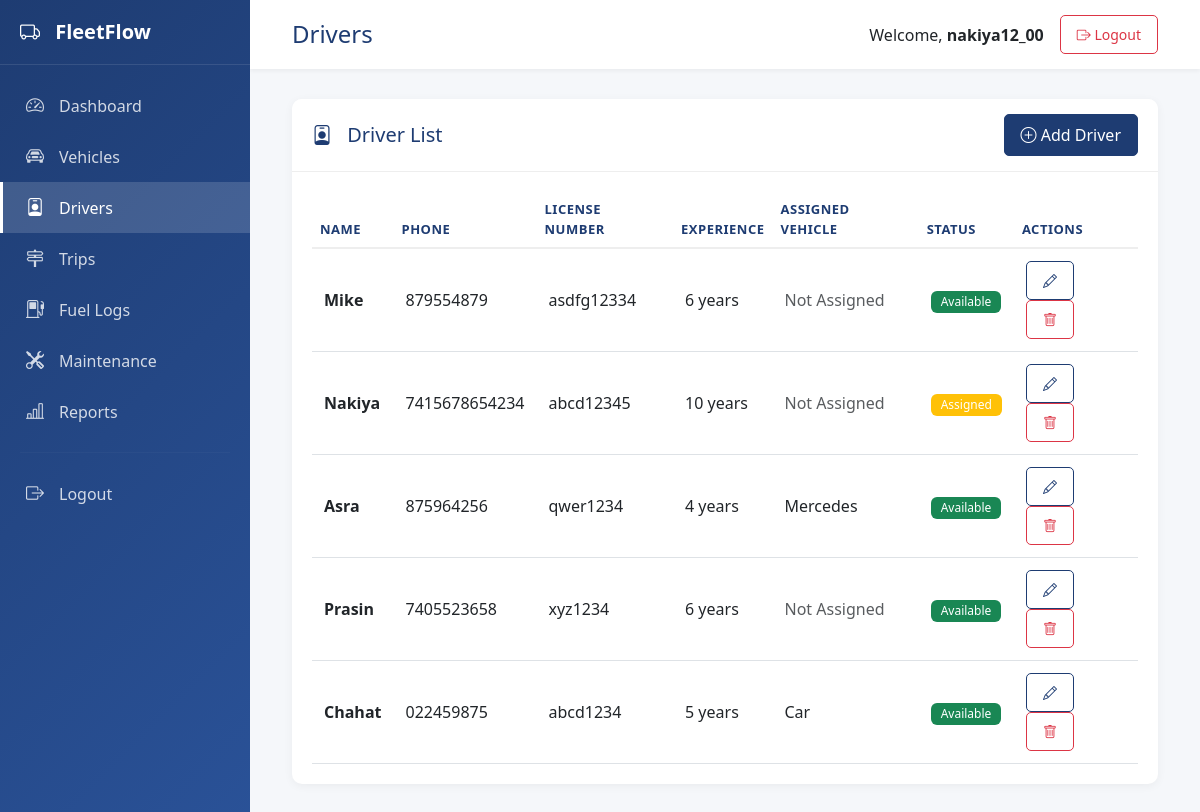
The app's page /drivers/ (signed in) with its own data.
### app1/models.py (models this page shows, shortened)
class Driver(models.Model):
    driver_name = models.CharField(max_length=200, help_text="Full name of the driver")
    phone = models.CharField(max_length=20, help_text="Phone number")
    license_number = models.CharField(max_length=50, unique=True, help_text="Driver's license number")
    experience = models.IntegerField(help_text="Years of driving experience")
    assigned_vehicle = models.OneToOneField(Vehicle, on_delete=models.SET_NULL, null=True, blank=True, related_name='driver')
    is_available = models.BooleanField(default=True)
    created_at = models.DateTimeField(auto_now_add=True)
    updated_at = models.DateTimeField(auto_now=True)
    class Meta:
        ordering = ['-created_at']
        verbose_name_plural = "Drivers"

class Vehicle(models.Model):
    VEHICLE_TYPES = [
        ('truck', 'Truck'),
        ('van', 'Van'),
        ('car', 'Car'),
        ('bus', 'Bus'),
        ('motorcycle', 'Motorcycle'),
    ]
    STATUS_CHOICES = [
        ('active', 'Active'),
        ('inactive', 'Inactive'),
        ('maintenance', 'Under Maintenance'),
    ]
    vehicle_number = models.CharField(max_length=50, unique=True, help_text="Unique vehicle identifier")
    vehicle_type = models.CharField(max_length=20, choices=VEHICLE_TYPES, default='truck')
    capacity = models.DecimalField(max_digits=10, decimal_places=2, help_text="Capacity in tons or liters")
    purchase_date = models.DateField(null=True, blank=True)
    status = models.CharField(max_length=20, choices=STATUS_CHOICES, default='active')
    created_at = models.DateTimeField(auto_now_add=True)
    updated_at = models.DateTimeField(auto_now=True)
    class Meta:
        ordering = ['-created_at']
        verbose_name_plural = "Vehicles"

### app1/views.py (the view)
# urls.py: path('drivers/', views.driver_list, name='driver_list'),
@login_required
def driver_list(request):
    drivers = Driver.objects.select_related('assigned_vehicle').all()
    return render(request, 'drivers/list.html', {'drivers': drivers})

### templates/drivers/list.html (shortened to what this page needs)
{% extends 'base.html' %}
{% block page_title %}Drivers{% endblock %}
{% block content %}
<div class="card">
    <div class="card-header d-flex justify-content-between align-items-center">
        <h5 class="mb-0"><i class="bi bi-person-badge"></i> Driver List</h5>
        <a href="{% url 'driver_add' %}" class="btn btn-primary">
            <i class="bi bi-plus-circle"></i> Add Driver
        </a>
    </div>
    <div class="card-body">
        {% if drivers %}
        <div class="table-responsive">
            <table class="table table-hover">
                <thead>
                    <tr>
                        <th>Name</th>
                        <th>Phone</th>
                        <th>License Number</th>
                        <th>Experience</th>
                        <th>Assigned Vehicle</th>
                        <th>Status</th>
                        <th>Actions</th>
                    </tr>
                </thead>
                <tbody>
                    {% for driver in drivers %}
                    <tr>
                        <td><strong>{{ driver.driver_name }}</strong></td>
                        <td>{{ driver.phone }}</td>
                        <td>{{ driver.license_number }}</td>
                        <td>{{ driver.experience }} years</td>
                        <td>
                            {% if driver.assigned_vehicle %}
                            {{ driver.assigned_vehicle.vehicle_number }}
                            {% else %}
                            <span class="text-muted">Not Assigned</span>
                            {% endif %}
                        </td>
                        <td>
                            {% if driver.is_available %}
                            <span class="badge bg-success">Available</span>
                            {% else %}
                            <span class="badge bg-warning">Assigned</span>
                            {% endif %}
                        </td>
                        <td>
                            <a href="{% url 'driver_edit' driver.pk %}" class="btn btn-sm btn-outline-primary">
                                <i class="bi bi-pencil"></i>
                            </a>
                            <a href="{% url 'driver_delete' driver.pk %}" class="btn btn-sm btn-outline-danger">
                                <i class="bi bi-trash"></i>
                            </a>
                        </td>
                    </tr>
                    {% endfor %}
                </tbody>
            </table>
        </div>
        {% endif %}
    </div>
</div>
{% endblock %}

### templates/base.html (shortened to what this page needs)
{% load static %}
<!DOCTYPE html>
<html lang="en">
<head>
    <link href="https://cdn.jsdelivr.net/npm/bootstrap@5.3.0/dist/css/bootstrap.min.css" rel="stylesheet">
    <link rel="stylesheet" href="https://cdn.jsdelivr.net/npm/bootstrap-icons@1.11.0/font/bootstrap-icons.css">
    <link href="{% static 'css/style.css' %}" rel="stylesheet">
</head>
<body>
    {% if user.is_authenticated %}
    <div class="sidebar">
        <div class="sidebar-header">
            <h4><i class="bi bi-truck"></i> FleetFlow</h4>
        </div>
        <nav class="sidebar-nav">
            <a href="{% url 'dashboard' %}" class="nav-link {% if request.resolver_match.url_name == 'dashboard' %}active{% endif %}">
                <i class="bi bi-speedometer2"></i> Dashboard
            </a>
            <a href="{% url 'vehicle_list' %}" class="nav-link {% if 'vehicle' in request.resolver_match.url_name %}active{% endif %}">
                <i class="bi bi-car-front"></i> Vehicles
            </a>
            <a href="{% url 'driver_list' %}" class="nav-link {% if 'driver' in request.resolver_match.url_name %}active{% endif %}">
                <i class="bi bi-person-badge"></i> Drivers
            </a>
            <a href="{% url 'trip_list' %}" class="nav-link {% if 'trip' in request.resolver_match.url_name %}active{% endif %}">
                <i class="bi bi-signpost-2"></i> Trips
            </a>
            <a href="{% url 'fuel_list' %}" class="nav-link {% if 'fuel' in request.resolver_match.url_name %}active{% endif %}">
                <i class="bi bi-fuel-pump"></i> Fuel Logs
            </a>
            <a href="{% url 'maintenance_list' %}" class="nav-link {% if 'maintenance' in request.resolver_match.url_name %}active{% endif %}">
                <i class="bi bi-tools"></i> Maintenance
            </a>
            <a href="{% url 'reports' %}" class="nav-link {% if request.resolver_match.url_name == 'reports' %}active{% endif %}">
                <i class="bi bi-bar-chart-line"></i> Reports
            </a>
            <hr>
            <a href="{% url 'logout' %}" class="nav-link">
                <i class="bi bi-box-arrow-right"></i> Logout
            </a>
        </nav>
    </div>
    <div class="main-content">
        <header class="top-header">
            <div class="container-fluid">
                <div class="d-flex justify-content-between align-items-center">
                    <h4 class="mb-0">{% block page_title %}Dashboard{% endblock %}</h4>
                    <div class="d-flex align-items-center">
                        <span class="me-3">Welcome, <strong>{{ user.username }}</strong></span>
                        <a href="{% url 'logout' %}" class="btn btn-sm btn-outline-danger">
                            <i class="bi bi-box-arrow-right"></i> Logout
                        </a>
                    </div>
                </div>
            </div>
        </header>
        <main class="content">
            <div class="container-fluid">
                {% block content %}{% endblock %}
            </div>
        </main>
    </div>
    {% endif %}
</body>
</html>

### static/css/style.css (style rules this page uses)
:root { --primary-color: #1e3c72; --secondary-color: #2a5298; --sidebar-width: 250px; --header-height: 60px; }
body { font-family: 'Segoe UI', Tahoma, Geneva, Verdana, sans-serif; background-color: #f5f7fa; margin: 0; padding: 0; }
.sidebar { position: fixed; left: 0; top: 0; bottom: 0; width: var(--sidebar-width); background: linear-gradient(135deg, var(--primary-color) 0%, var(--secondary-color) 100%); color: white; z-index: 1000; overflow-y: auto; }
.sidebar-header { padding: 20px; border-bottom: 1px solid rgba(255, 255, 255, 0.1); }
.sidebar-header h4 { margin: 0; font-size: 20px; font-weight: 600; }
.sidebar-header h4 i { margin-right: 10px; }
.sidebar-nav { padding: 15px 0; }
.nav-link { display: flex; align-items: center; padding: 12px 20px; color: rgba(255, 255, 255, 0.8); text-decoration: none; transition: all 0.3s; border-left: 3px solid transparent; }
.nav-link.active { background-color: rgba(255, 255, 255, 0.15); color: white; border-left-color: #fff; }
.nav-link i { margin-right: 12px; font-size: 18px; width: 24px; text-align: center; }
.sidebar-nav hr { border-color: rgba(255, 255, 255, 0.1); margin: 15px 20px; }
.main-content { margin-left: var(--sidebar-width); min-height: 100vh; }
.top-header { background-color: white; padding: 15px 30px; box-shadow: 0 2px 4px rgba(0, 0, 0, 0.05); position: sticky; top: 0; z-index: 100; }
.top-header h4 { margin: 0; color: var(--primary-color); }
.content { padding: 30px; }
.card { border: none; border-radius: 10px; box-shadow: 0 2px 10px rgba(0, 0, 0, 0.05); margin-bottom: 20px; }
.card-header { background-color: white; border-bottom: 1px solid #eee; padding: 15px 20px; border-radius: 10px 10px 0 0 !important; }
.card-header h5 { margin: 0; color: var(--primary-color); }
.card-header h5 i { margin-right: 10px; }
.card-body { padding: 20px; }
.table { margin-bottom: 0; }
.table thead th { border-bottom: 2px solid #eee; color: var(--primary-color); font-weight: 600; text-transform: uppercase; font-size: 13px; letter-spacing: 0.5px; }
.table tbody tr { transition: background-color 0.2s; }
.table td { vertical-align: middle; padding: 12px; }
.badge { padding: 5px 10px; font-weight: 500; }
.btn { border-radius: 5px; padding: 8px 16px; font-weight: 500; transition: all 0.3s; }
.btn-primary { background-color: var(--primary-color); border-color: var(--primary-color); }
.btn-outline-primary { color: var(--primary-color); border-color: var(--primary-color); }
.card { animation: fadeIn 0.3s ease-out; }
.table-responsive { overflow-x: auto; }

### records on screen
Driver: driver_name "Mike", phone "879554879", license_number "asdfg12334", experience "6", shows "Not Assigned", is_available "Available"
Driver: driver_name "Nakiya", phone "7415678654234", license_number "abcd12345", experience "10", shows "Not Assigned", is_available "Assigned"
Driver: driver_name "Asra", phone "875964256", license_number "qwer1234", experience "4", assigned_vehicle.vehicle_number "Mercedes", is_available "Available"
Driver: driver_name "Prasin", phone "7405523658", license_number "xyz1234", experience "6", shows "Not Assigned", is_available "Available"
Driver: driver_name "Chahat", phone "022459875", license_number "abcd1234", experience "5", assigned_vehicle.vehicle_number "Car", is_available "Available"

### other values on screen
{{ user.username }} "nakiya12_00"
